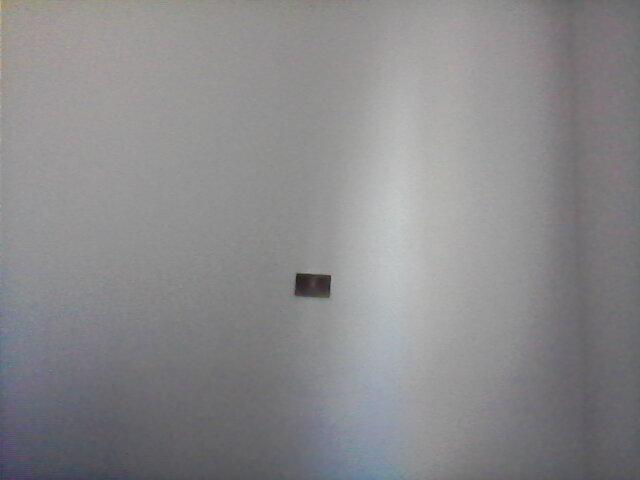
#> input picture distance_to_camera/images/166.jpg, 640 x 480 px
$ python -i distance_to_camera.py   (imports and definitions only)
#> lines starting #> are read from the running program, lines starting #| are printed output that depends on the picture; after the words box and inside, x2 and y2 are one past the last pixel; in counts of white or black regions, pixels touching at a corner belong together
#> further down, picture is the input picture: shape (480, 640, 3); mean B, G, R 139.1, 137.2, 137.8
#!/usr/bin/env python
# coding: utf-8

# In[1]:


# import the necessary packages
from imutils import paths
import numpy as np
import imutils
import cv2
import argparse
def find_marker(image):
	# convert the image to grayscale, blur it, and detect edges
	gray = cv2.cvtColor(image, cv2.COLOR_BGR2GRAY)
	gray = cv2.GaussianBlur(gray, (5, 5), 0)
	edged = cv2.Canny(gray, 35, 125)
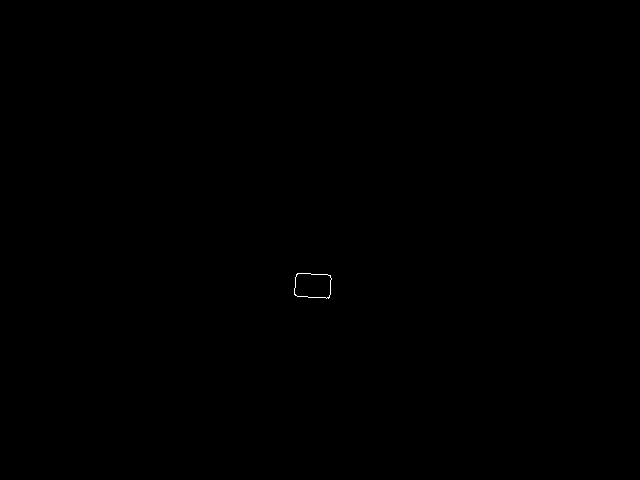
#> edged: shape (480, 640); 0.04% white in thin lines or dots, all inside (x1, y1, x2, y2) = (294, 273, 332, 299)
	# find the contours in the edged image and keep the largest one;
	# we'll assume that this is our piece of paper in the image
	cnts = cv2.findContours(edged.copy(), cv2.RETR_LIST, cv2.CHAIN_APPROX_SIMPLE)
#> cnts = 2 contours; box (x1, y1, x2, y2) and area: (294, 273, 332, 299) 808, (294, 273, 332, 299) 804
	cnts = imutils.grab_contours(cnts)
	c = max(cnts, key = cv2.contourArea)
#> c = contour of 28 points, box (x1, y1, x2, y2) (294, 273, 332, 299), area 808
	# compute the bounding box of the of the paper region and return it
	cv2.imshow("edged", edged)
	cv2.waitKey(0)
	return cv2.minAreaRect(c)


# In[ ]:
ap = argparse.ArgumentParser()
# [4 lines not run here, left out]


# In[ ]:

>>> import cv2
>>> picture = cv2.imread('images/166.jpg')
>>> result = find_marker(picture)
#> result = ((312.4, 285.2), (24.08, 36.41), -86.63)
